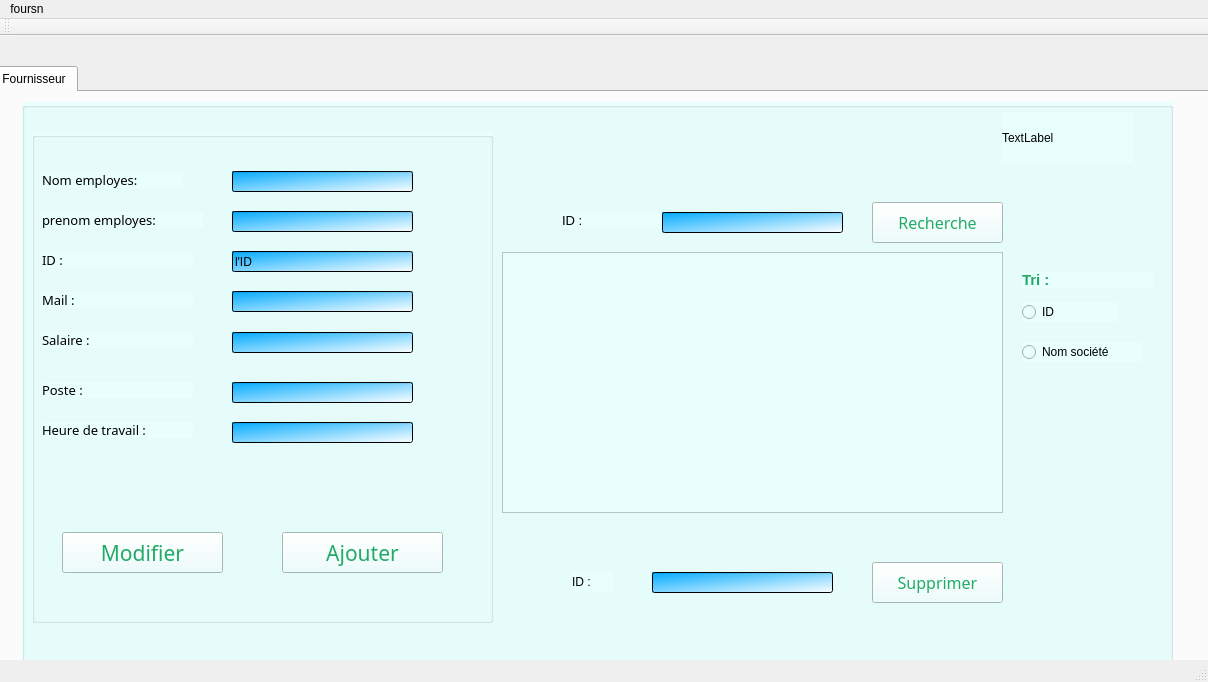
<?xml version="1.0" encoding="UTF-8"?>
<ui version="4.0">
 <class>MainWindow</class>
 <widget class="QMainWindow" name="MainWindow">
  <property name="geometry">
   <rect>
    <x>0</x>
    <y>0</y>
    <width>1208</width>
    <height>682</height>
   </rect>
  </property>
  <property name="windowTitle">
   <string>Gestion des Sponsors</string>
  </property>
  <widget class="QWidget" name="centralWidget">
   <widget class="QTabWidget" name="tabSponsor">
    <property name="geometry">
     <rect>
      <x>-10</x>
      <y>30</y>
      <width>1231</width>
      <height>611</height>
     </rect>
    </property>
    <property name="styleSheet">
     <string notr="true"/>
    </property>
    <property name="currentIndex">
     <number>0</number>
    </property>
    <widget class="QWidget" name="tab">
     <attribute name="title">
      <string>Fournisseur</string>
     </attribute>
     <widget class="QGroupBox" name="groupBox_3">
      <property name="geometry">
       <rect>
        <x>30</x>
        <y>10</y>
        <width>1151</width>
        <height>571</height>
       </rect>
      </property>
      <property name="styleSheet">
       <string notr="true">background-color: rgb(255, 255, 238);
background-color: rgb(233, 255, 254);</string>
      </property>
      <property name="title">
       <string/>
      </property>
      <widget class="QTableView" name="tab_fournisseur">
       <property name="geometry">
        <rect>
         <x>480</x>
         <y>150</y>
         <width>501</width>
         <height>261</height>
        </rect>
       </property>
       <property name="styleSheet">
        <string notr="true"/>
       </property>
      </widget>
      <widget class="QGroupBox" name="groupBox">
       <property name="geometry">
        <rect>
         <x>10</x>
         <y>30</y>
         <width>461</width>
         <height>491</height>
        </rect>
       </property>
       <property name="styleSheet">
        <string notr="true"/>
       </property>
       <property name="title">
        <string/>
       </property>
       <widget class="QLabel" name="label_ID">
        <property name="geometry">
         <rect>
          <x>10</x>
          <y>40</y>
          <width>141</width>
          <height>16</height>
         </rect>
        </property>
        <property name="font">
         <font>
          <family>OCR A Extended</family>
          <pointsize>10</pointsize>
         </font>
        </property>
        <property name="text">
         <string>Nom employes:</string>
        </property>
       </widget>
       <widget class="QLabel" name="label_Nom">
        <property name="geometry">
         <rect>
          <x>10</x>
          <y>80</y>
          <width>161</width>
          <height>16</height>
         </rect>
        </property>
        <property name="font">
         <font>
          <family>OCR A Extended</family>
          <pointsize>10</pointsize>
         </font>
        </property>
        <property name="text">
         <string>prenom employes:</string>
        </property>
       </widget>
       <widget class="QLabel" name="label_Adr">
        <property name="geometry">
         <rect>
          <x>10</x>
          <y>120</y>
          <width>151</width>
          <height>16</height>
         </rect>
        </property>
        <property name="font">
         <font>
          <family>OCR A Extended</family>
          <pointsize>10</pointsize>
         </font>
        </property>
        <property name="text">
         <string>ID :</string>
        </property>
       </widget>
       <widget class="QLineEdit" name="lineEdit_nomE">
        <property name="geometry">
         <rect>
          <x>200</x>
          <y>39</y>
          <width>181</width>
          <height>21</height>
         </rect>
        </property>
        <property name="styleSheet">
         <string notr="true">border-color: qconicalgradient(cx:0.5, cy:0.5, angle:0, stop:0 rgba(35, 40, 3, 255), stop:0.16 rgba(136, 106, 22, 255), stop:0.225 rgba(166, 140, 41, 255), stop:0.285 rgba(204, 181, 74, 255), stop:0.345 rgba(235, 219, 102, 255), stop:0.415 rgba(245, 236, 112, 255), stop:0.52 rgba(209, 190, 76, 255), stop:0.57 rgba(187, 156, 51, 255), stop:0.635 rgba(168, 142, 42, 255), stop:0.695 rgba(202, 174, 68, 255), stop:0.75 rgba(218, 202, 86, 255), stop:0.815 rgba(208, 187, 73, 255), stop:0.88 rgba(187, 156, 51, 255), stop:0.935 rgba(137, 108, 26, 255), stop:1 rgba(35, 40, 3, 255));
background-color: qlineargradient(spread:pad, x1:0, y1:0, x2:1, y2:1, stop:0 rgba(0, 170, 255, 255), stop:1 rgba(255, 255, 255, 255));</string>
        </property>
       </widget>
       <widget class="QLineEdit" name="lineEdit_PrenomE">
        <property name="geometry">
         <rect>
          <x>200</x>
          <y>79</y>
          <width>181</width>
          <height>21</height>
         </rect>
        </property>
        <property name="styleSheet">
         <string notr="true">background-color: rgb(255, 255, 207);
background-color: qlineargradient(spread:pad, x1:0, y1:0, x2:1, y2:1, stop:0 rgba(0, 170, 255, 255), stop:1 rgba(255, 255, 255, 255));</string>
        </property>
        <property name="inputMethodHints">
         <set>Qt::ImhNone</set>
        </property>
       </widget>
       <widget class="QLineEdit" name="lineEdit_ID">
        <property name="geometry">
         <rect>
          <x>200</x>
          <y>119</y>
          <width>181</width>
          <height>21</height>
         </rect>
        </property>
        <property name="minimumSize">
         <size>
          <width>0</width>
          <height>20</height>
         </size>
        </property>
        <property name="baseSize">
         <size>
          <width>0</width>
          <height>0</height>
         </size>
        </property>
        <property name="styleSheet">
         <string notr="true">

border-color: rgb(0, 0, 255);
background-color: qlineargradient(spread:pad, x1:0, y1:0, x2:1, y2:1, stop:0 rgba(0, 170, 255, 255), stop:1 rgba(255, 255, 255, 255));</string>
        </property>
        <property name="inputMethodHints">
         <set>Qt::ImhNone</set>
        </property>
        <property name="text">
         <string>l'ID</string>
        </property>
        <property name="placeholderText">
         <string>exemple@gmail.com</string>
        </property>
       </widget>
       <widget class="QPushButton" name="pb_ajouter">
        <property name="geometry">
         <rect>
          <x>250</x>
          <y>400</y>
          <width>161</width>
          <height>41</height>
         </rect>
        </property>
        <property name="font">
         <font>
          <family>OCR A Extended</family>
          <pointsize>16</pointsize>
         </font>
        </property>
        <property name="autoFillBackground">
         <bool>false</bool>
        </property>
        <property name="styleSheet">
         <string notr="true">
color: rgb(35, 170, 102);
</string>
        </property>
        <property name="text">
         <string>Ajouter</string>
        </property>
       </widget>
       <widget class="QLabel" name="label_Adr_2">
        <property name="geometry">
         <rect>
          <x>10</x>
          <y>160</y>
          <width>151</width>
          <height>16</height>
         </rect>
        </property>
        <property name="font">
         <font>
          <family>OCR A Extended</family>
          <pointsize>10</pointsize>
         </font>
        </property>
        <property name="text">
         <string>Mail :</string>
        </property>
       </widget>
       <widget class="QLineEdit" name="lineEdit_mail">
        <property name="geometry">
         <rect>
          <x>200</x>
          <y>159</y>
          <width>181</width>
          <height>21</height>
         </rect>
        </property>
        <property name="styleSheet">
         <string notr="true">background-color: qlineargradient(spread:pad, x1:0, y1:0, x2:1, y2:1, stop:0 rgba(0, 170, 255, 255), stop:1 rgba(255, 255, 255, 255));</string>
        </property>
       </widget>
       <widget class="QPushButton" name="pb_modifier">
        <property name="geometry">
         <rect>
          <x>30</x>
          <y>400</y>
          <width>161</width>
          <height>41</height>
         </rect>
        </property>
        <property name="font">
         <font>
          <family>OCR A Extended</family>
          <pointsize>16</pointsize>
         </font>
        </property>
        <property name="autoFillBackground">
         <bool>false</bool>
        </property>
        <property name="styleSheet">
         <string notr="true">
color: rgb(35, 170, 102);
</string>
        </property>
        <property name="text">
         <string>Modifier</string>
        </property>
       </widget>
       <widget class="QPushButton" name="pushButton_2">
        <property name="geometry">
         <rect>
          <x>520</x>
          <y>210</y>
          <width>181</width>
          <height>31</height>
         </rect>
        </property>
        <property name="text">
         <string>Séléctionnez une image</string>
        </property>
       </widget>
       <widget class="QLabel" name="label_img_2">
        <property name="geometry">
         <rect>
          <x>540</x>
          <y>250</y>
          <width>161</width>
          <height>161</height>
         </rect>
        </property>
        <property name="styleSheet">
         <string notr="true">capacity:10%;</string>
        </property>
        <property name="text">
         <string/>
        </property>
       </widget>
       <widget class="QLineEdit" name="lineEdit_salaire">
        <property name="geometry">
         <rect>
          <x>200</x>
          <y>200</y>
          <width>181</width>
          <height>21</height>
         </rect>
        </property>
        <property name="styleSheet">
         <string notr="true">background-color: qlineargradient(spread:pad, x1:0, y1:0, x2:1, y2:1, stop:0 rgba(0, 170, 255, 255), stop:1 rgba(255, 255, 255, 255));</string>
        </property>
       </widget>
       <widget class="QLabel" name="label_Adr_3">
        <property name="geometry">
         <rect>
          <x>10</x>
          <y>200</y>
          <width>151</width>
          <height>16</height>
         </rect>
        </property>
        <property name="font">
         <font>
          <family>OCR A Extended</family>
          <pointsize>10</pointsize>
         </font>
        </property>
        <property name="text">
         <string>Salaire :</string>
        </property>
       </widget>
       <widget class="QLabel" name="label_Adr_4">
        <property name="geometry">
         <rect>
          <x>10</x>
          <y>290</y>
          <width>151</width>
          <height>16</height>
         </rect>
        </property>
        <property name="font">
         <font>
          <family>OCR A Extended</family>
          <pointsize>10</pointsize>
         </font>
        </property>
        <property name="text">
         <string>Heure de travail : </string>
        </property>
       </widget>
       <widget class="QLabel" name="label_Adr_5">
        <property name="geometry">
         <rect>
          <x>10</x>
          <y>250</y>
          <width>151</width>
          <height>16</height>
         </rect>
        </property>
        <property name="font">
         <font>
          <family>OCR A Extended</family>
          <pointsize>10</pointsize>
         </font>
        </property>
        <property name="text">
         <string>Poste :</string>
        </property>
       </widget>
       <widget class="QLineEdit" name="lineEdit_poste">
        <property name="geometry">
         <rect>
          <x>200</x>
          <y>250</y>
          <width>181</width>
          <height>21</height>
         </rect>
        </property>
        <property name="styleSheet">
         <string notr="true">background-color: qlineargradient(spread:pad, x1:0, y1:0, x2:1, y2:1, stop:0 rgba(0, 170, 255, 255), stop:1 rgba(255, 255, 255, 255));</string>
        </property>
       </widget>
       <widget class="QLineEdit" name="lineEdit_HDT">
        <property name="geometry">
         <rect>
          <x>200</x>
          <y>290</y>
          <width>181</width>
          <height>21</height>
         </rect>
        </property>
        <property name="styleSheet">
         <string notr="true">background-color: qlineargradient(spread:pad, x1:0, y1:0, x2:1, y2:1, stop:0 rgba(0, 170, 255, 255), stop:1 rgba(255, 255, 255, 255));</string>
        </property>
       </widget>
      </widget>
      <widget class="QLineEdit" name="lineEdit_id_sup">
       <property name="geometry">
        <rect>
         <x>630</x>
         <y>470</y>
         <width>181</width>
         <height>21</height>
        </rect>
       </property>
       <property name="styleSheet">
        <string notr="true">background-color: qlineargradient(spread:pad, x1:0, y1:0, x2:1, y2:1, stop:0 rgba(0, 170, 255, 255), stop:1 rgba(255, 255, 255, 255));</string>
       </property>
       <property name="text">
        <string/>
       </property>
      </widget>
      <widget class="QPushButton" name="pb_supp">
       <property name="geometry">
        <rect>
         <x>850</x>
         <y>460</y>
         <width>131</width>
         <height>41</height>
        </rect>
       </property>
       <property name="font">
        <font>
         <family>OCR A Extended</family>
         <pointsize>12</pointsize>
        </font>
       </property>
       <property name="styleSheet">
        <string notr="true">color: rgb(35, 170, 102);</string>
       </property>
       <property name="text">
        <string>Supprimer</string>
       </property>
      </widget>
      <widget class="QLabel" name="label">
       <property name="geometry">
        <rect>
         <x>550</x>
         <y>470</y>
         <width>41</width>
         <height>20</height>
        </rect>
       </property>
       <property name="font">
        <font>
         <pointsize>9</pointsize>
        </font>
       </property>
       <property name="text">
        <string>ID :</string>
       </property>
      </widget>
      <widget class="QLabel" name="label_recherche">
       <property name="geometry">
        <rect>
         <x>540</x>
         <y>110</y>
         <width>131</width>
         <height>16</height>
        </rect>
       </property>
       <property name="font">
        <font>
         <family>MS Shell Dlg 2</family>
         <pointsize>10</pointsize>
        </font>
       </property>
       <property name="text">
        <string>ID :</string>
       </property>
      </widget>
      <widget class="QLineEdit" name="lineEdit_recherche">
       <property name="geometry">
        <rect>
         <x>640</x>
         <y>110</y>
         <width>181</width>
         <height>21</height>
        </rect>
       </property>
       <property name="styleSheet">
        <string notr="true">border-color: qconicalgradient(cx:0.5, cy:0.5, angle:0, stop:0 rgba(35, 40, 3, 255), stop:0.16 rgba(136, 106, 22, 255), stop:0.225 rgba(166, 140, 41, 255), stop:0.285 rgba(204, 181, 74, 255), stop:0.345 rgba(235, 219, 102, 255), stop:0.415 rgba(245, 236, 112, 255), stop:0.52 rgba(209, 190, 76, 255), stop:0.57 rgba(187, 156, 51, 255), stop:0.635 rgba(168, 142, 42, 255), stop:0.695 rgba(202, 174, 68, 255), stop:0.75 rgba(218, 202, 86, 255), stop:0.815 rgba(208, 187, 73, 255), stop:0.88 rgba(187, 156, 51, 255), stop:0.935 rgba(137, 108, 26, 255), stop:1 rgba(35, 40, 3, 255));
background-color: qlineargradient(spread:pad, x1:0, y1:0, x2:1, y2:1, stop:0 rgba(0, 170, 255, 255), stop:1 rgba(255, 255, 255, 255));</string>
       </property>
      </widget>
      <widget class="QPushButton" name="pb_recherche">
       <property name="geometry">
        <rect>
         <x>850</x>
         <y>100</y>
         <width>131</width>
         <height>41</height>
        </rect>
       </property>
       <property name="font">
        <font>
         <family>OCR A Extended</family>
         <pointsize>12</pointsize>
        </font>
       </property>
       <property name="styleSheet">
        <string notr="true">color: rgb(216, 191, 0);
color: rgb(35, 170, 102);</string>
       </property>
       <property name="text">
        <string>Recherche</string>
       </property>
      </widget>
      <widget class="QLabel" name="label_recherche_2">
       <property name="geometry">
        <rect>
         <x>1000</x>
         <y>170</y>
         <width>131</width>
         <height>16</height>
        </rect>
       </property>
       <property name="font">
        <font>
         <family>MS Shell Dlg 2</family>
         <pointsize>11</pointsize>
         <weight>75</weight>
         <bold>true</bold>
        </font>
       </property>
       <property name="styleSheet">
        <string notr="true">color: rgb(35, 170, 102);</string>
       </property>
       <property name="text">
        <string>Tri :</string>
       </property>
      </widget>
      <widget class="QRadioButton" name="radioButton_id">
       <property name="geometry">
        <rect>
         <x>1000</x>
         <y>200</y>
         <width>97</width>
         <height>20</height>
        </rect>
       </property>
       <property name="font">
        <font>
         <pointsize>9</pointsize>
        </font>
       </property>
       <property name="text">
        <string>ID</string>
       </property>
      </widget>
      <widget class="QRadioButton" name="radioButton_nom">
       <property name="geometry">
        <rect>
         <x>1000</x>
         <y>240</y>
         <width>121</width>
         <height>20</height>
        </rect>
       </property>
       <property name="font">
        <font>
         <pointsize>9</pointsize>
        </font>
       </property>
       <property name="text">
        <string>Nom société</string>
       </property>
      </widget>
      <widget class="QLabel" name="countdown">
       <property name="geometry">
        <rect>
         <x>980</x>
         <y>10</y>
         <width>131</width>
         <height>51</height>
        </rect>
       </property>
       <property name="text">
        <string>TextLabel</string>
       </property>
      </widget>
     </widget>
    </widget>
   </widget>
  </widget>
  <widget class="QMenuBar" name="menuBar">
   <property name="geometry">
    <rect>
     <x>0</x>
     <y>0</y>
     <width>1208</width>
     <height>26</height>
    </rect>
   </property>
   <widget class="QMenu" name="menuSponsor">
    <property name="title">
     <string>foursn</string>
    </property>
    <addaction name="separator"/>
    <addaction name="actionNew"/>
    <addaction name="actionGen_rer_PDF"/>
    <addaction name="actionStatistiques"/>
    <addaction name="actionExit"/>
   </widget>
   <addaction name="menuSponsor"/>
  </widget>
  <widget class="QToolBar" name="mainToolBar">
   <attribute name="toolBarArea">
    <enum>TopToolBarArea</enum>
   </attribute>
   <attribute name="toolBarBreak">
    <bool>false</bool>
   </attribute>
  </widget>
  <widget class="QStatusBar" name="statusBar"/>
  <action name="actionNew">
   <property name="icon">
    <iconset>
     <normaloff>../../design/new icon.png</normaloff>../../design/new icon.png</iconset>
   </property>
   <property name="text">
    <string>New</string>
   </property>
  </action>
  <action name="actionExit">
   <property name="icon">
    <iconset>
     <normaloff>../../design/close-icon.png</normaloff>../../design/close-icon.png</iconset>
   </property>
   <property name="text">
    <string>Exit</string>
   </property>
  </action>
  <action name="actionGen_rer_PDF">
   <property name="icon">
    <iconset>
     <normaloff>../../design/pdf_icon.png</normaloff>../../design/pdf_icon.png</iconset>
   </property>
   <property name="text">
    <string>Genérer PDF</string>
   </property>
  </action>
  <action name="actionStatistiques">
   <property name="icon">
    <iconset>
     <normaloff>../../design/stats.png</normaloff>../../design/stats.png</iconset>
   </property>
   <property name="text">
    <string>Statistiques</string>
   </property>
  </action>
 </widget>
 <layoutdefault spacing="6" margin="11"/>
 <resources/>
 <connections/>
</ui>
